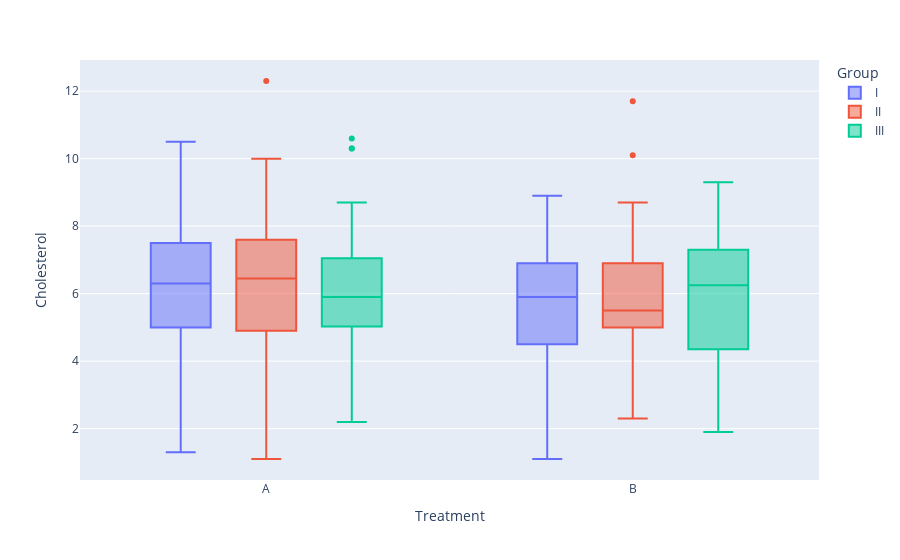

This figure's notebook cell:
### Code cell
px.box(df, x= "Treatment", y= "Cholesterol", color = "Group")

### Figure 1 — Plotly figure (JSON) as saved in the notebook; plotly's stock layout.template omitted (floating-point values rounded to 4 significant figures)
{"data": [{"alignmentgroup": "True", "hovertemplate": "Group=I<br>Treatment=%{x}<br>Cholesterol=%{y}<extra></extra>", "legendgroup": "I", "marker": {"color": "#636efa"}, "name": "I", "notched": false, "offsetgroup": "I", "orientation": "v", "showlegend": true, "type": "box", "x": ["A", "A", "B", "B", "B", "B", "A", "A", "B", "A", "A", "B", "A", "B", "B", "B", "A", "A", "B", "A", "A", "B", "A", "B", "B", "B", "A", "B", "B", "A", "A", "B", "B", "A", "B", "A", "B", "B", "A", "A", "A", "A", "A", "A", "B", "B", "B", "B", "A", "A", "B", "A", "A", "B", "A", "B", "B", "B", "A", "A", "B", "A", "A", "B", "A", "B", "B", "B", "A", "B", "B", "A", "A", "B", "B", "A", "B", "A", "B", "B", "A", "A", "A", "A", "A", "A", "B", "B", "B", "B", "A", "A", "B", "A", "A", "B", "A", "B", "B", "B", "A"], "x0": " ", "xaxis": "x", "y": [6.7, 6.7, 3.7, 6, 6.1, 6, 4.2, 5.2, 7.2, 9.3, 5.6, 4.2, 3.7, 8.8, 1.4, 3.8, 8.4, 7.4, 5.2, 10, 6.5, 6.2, 8.6, 8, 6.7, 5, 9, 3.8, 6.6, 5.2, 3.2, 2.7, 6.7, 6.1, 5.6, 7.5, 5, 4.9, 8.1, 6.5, 5.7, 5.5, 8, 1.3, 7.4, 8.4, 4.5, 7.4, 7.4, 7.5, 5.6, 7.9, 6, 7.1, 4.9, 5.2, 5.3, 5.9, 3.7, 6.4, 6.9, 2.9, 4.1, 6.8, 5.8, 6.2, 4.3, 6.9, 6, 7.8, 4.3, 8.8, 6, 5.7, 3.6, 7, 7.1, 7, 5.5, 8.9, 5.2, 4.3, 9.1, 10.5, 2.6, 1.7, 7.1, 1.1, 5.9, 7.6, 6.2, 7.4, 3.6, 8.3, 5, 6.1, 7.5, 5.8, 3, 4.5, 4.3], "y0": " ", "yaxis": "y"}, {"alignmentgroup": "True", "hovertemplate": "Group=II<br>Treatment=%{x}<br>Cholesterol=%{y}<extra></extra>", "legendgroup": "II", "marker": {"color": "#EF553B"}, "name": "II", "notched": false, "offsetgroup": "II", "orientation": "v", "showlegend": true, "type": "box", "x": ["B", "A", "A", "B", "A", "B", "A", "B", "B", "A", "A", "B", "B", "A", "B", "A", "B", "B", "A", "A", "A", "B", "A", "A", "A", "A", "B", "A", "B", "A", "A", "B", "A", "B", "B", "B", "B", "B", "A", "B", "B", "A", "B", "A", "A", "B", "A", "B", "A", "B", "B", "A", "A", "B", "B", "A", "B", "A", "B", "B", "A", "A", "A", "B", "A", "A", "A", "A", "B", "A", "B", "A", "A", "B", "A", "B", "B", "B", "B", "B", "A", "B", "B", "A", "B", "A", "A", "B", "A", "B", "A", "B", "B", "A", "A", "B", "B", "A", "B", "A"], "x0": " ", "xaxis": "x", "y": [5, 4, 4.1, 8.4, 6.7, 6.9, 7.3, 8.2, 5, 12.3, 4.9, 5.8, 6.5, 1.1, 5.1, 2.6, 6.6, 5.2, 7.9, 7.5, 7.6, 4.2, 3.8, 6.7, 7, 7, 3.8, 6.5, 6.1, 6, 5.6, 3.7, 5.4, 5.8, 7, 5.4, 4.6, 11.7, 5, 5, 7.8, 6, 8.1, 8.1, 6.6, 6.3, 6.7, 7.2, 4.3, 7.2, 5.1, 6.2, 5.4, 5.5, 4.6, 10, 6.2, 6.7, 6.4, 5.2, 4.7, 8.4, 9.2, 2.3, 5.4, 4.5, 6.2, 8.5, 5.5, 9.8, 3.9, 6.6, 2, 5, 6.4, 5.5, 5.4, 6.2, 4.8, 7.6, 5, 6.1, 4.3, 3.8, 4, 9.5, 5.3, 8.7, 4, 5.1, 8.3, 3.2, 3.9, 8.4, 7.6, 7.6, 5.5, 7.4, 10.1, 3.9], "y0": " ", "yaxis": "y"}, {"alignmentgroup": "True", "hovertemplate": "Group=III<br>Treatment=%{x}<br>Cholesterol=%{y}<extra></extra>", "legendgroup": "III", "marker": {"color": "#00cc96"}, "name": "III", "notched": false, "offsetgroup": "III", "orientation": "v", "showlegend": true, "type": "box", "x": ["A", "A", "B", "A", "A", "B", "A", "B", "B", "B", "A", "A", "B", "A", "A", "B", "A", "B", "B", "B", "A", "B", "B", "A", "A", "B", "B", "A", "B", "A", "B", "B", "A", "A", "A", "A", "A", "A", "B", "B", "B", "B", "A", "A", "B", "A", "A", "B", "A", "B", "B", "B", "A", "A", "B", "A", "A", "B", "A", "B", "B", "B", "A", "B", "B", "A", "A", "B", "B", "A", "B", "A", "B", "B", "A", "A", "A", "A", "A", "A", "B", "B", "B", "B", "A", "A", "B", "A", "A", "B", "A", "B", "B", "B", "A", "A", "B", "A", "A"], "x0": " ", "xaxis": "x", "y": [10.3, 2.4, 9.1, 5.3, 3.5, 6.1, 5.4, 6.3, 7, 3.8, 6.9, 4.9, 5.1, 6.1, 4.8, 8.1, 5.2, 4.2, 7.3, 4.5, 6.3, 1.9, 6.5, 5.7, 8.6, 8, 3.6, 8, 7.7, 3.4, 4.7, 7.2, 5.5, 7.2, 5.6, 4.4, 8.5, 2.2, 7, 8.5, 4.6, 4.1, 7.9, 6, 8.2, 10.3, 6, 4.8, 6.2, 9.3, 5.8, 7.3, 4.8, 5.5, 3.1, 2.3, 5.1, 6.9, 4.7, 7.1, 7.5, 4.2, 6.1, 8.8, 4, 6.7, 5.2, 2.2, 6.2, 4.8, 5.1, 7.1, 2.7, 6.6, 8, 8.7, 7.5, 7.5, 6.1, 5.9, 8.1, 7, 7.7, 2.9, 5.1, 6.6, 5.3, 5, 5.9, 6.6, 5.4, 3.7, 6.1, 7.1, 4.2, 10.6, 4.9, 6.5, 6.6], "y0": " ", "yaxis": "y"}], "layout": {"boxmode": "group", "legend": {"title": {"text": "Group"}, "tracegroupgap": 0}, "margin": {"t": 60}, "xaxis": {"anchor": "y", "domain": [0, 1], "title": {"text": "Treatment"}}, "yaxis": {"anchor": "x", "domain": [0, 1], "title": {"text": "Cholesterol"}}}}
